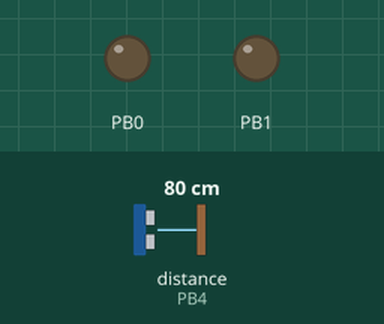
This sketch was run on a simulated ATtiny85, built with avr-gcc and run on an emulated ATtiny85. Parts: output pins drawn as LEDs (lit = HIGH). Wiring (inferred from the names in the program): ultrasonic range finder: trigger PB3; echo PB4. Dashed ring = blinking. The inputs (shaded band) are chosen by the test bench; at power-on: distance to the obstacle (sensor on PB4) 80 cm. The echo pulse lasts 58.3 µs per cm; pins used as bus, display or sensor lines are not drawn.

Above: at 2.7 s.
2.8 s: distance to the obstacle (sensor on PB4) set to 74 cm
4.3 s: distance to the obstacle (sensor on PB4) set to 65 cm
At 4.45 s:
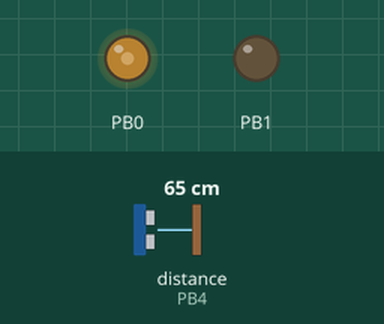
7.3 s: distance to the obstacle (sensor on PB4) set to 2 cm
At 7.69 s:
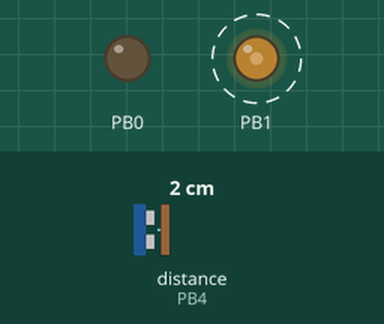
10.3 s: distance to the obstacle (sensor on PB4) set to 4 cm
At 10.5 s:
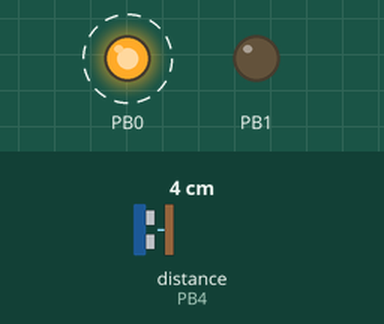
13.3 s: distance to the obstacle (sensor on PB4) set to 9 cm
At 13.51 s:
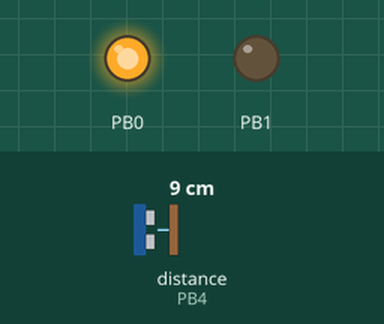
16.3 s: distance to the obstacle (sensor on PB4) set to 120 cm
At 17.3 s:
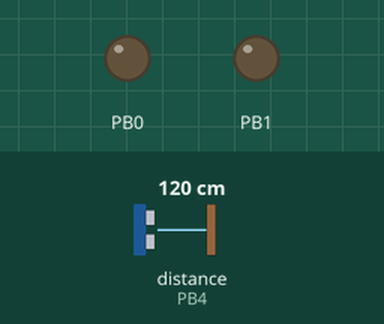
Timing chart, 0 to 18.8 s (numbered marks = the images above; inputs shaded):
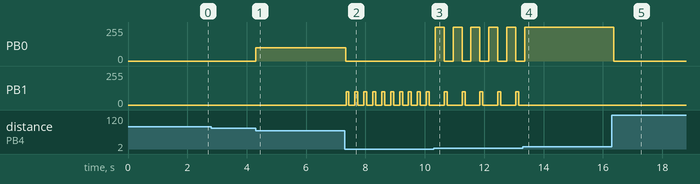

Measured:
- the behaviour switches between 71 and 70 cm on distance to the obstacle (sensor on PB4) (found by bisection; images 0 and 1)
- after the input at 2.8 s, every drawn part: stays the same
- after the input at 4.3 s, PB0: 0/255 → 100/255 at once
- after the input at 7.3 s, PB0: 100/255 → 0/255 at once; PB1: alternates 100/255 for 0.10 s and 0/255 for 0.20 s, starting after 0.05 s
- after the input at 10.3 s, PB0: alternates 255/255 for 0.30 s and 0/255 for 0.30 s, starting after 0.05 s; PB1: alternates 100/255 for 0.10 s and 0/255 for 0.50 s, starting after 0.35 s
- after the input at 13.3 s, PB0: goes on until 13.4 s, then stays 255/255; PB1: stops changing and stays 0/255
- after the input at 16.3 s, PB0: 255/255 → 0/255 after 0.07 s

The sketch:

Hapto_V2.ino
```cpp
// code written by group 10 APPL 110
// initial setup for variables
int timeInMicro;
int distanceInCm;
int trig = 3;
int echo = 4;

// setup code block for the HC-SR04 and ATtiny85 output pins
void setup() {
  pinMode(echo, INPUT);
  pinMode(trig, OUTPUT);
  pinMode(0, OUTPUT);
  pinMode(1, OUTPUT);
  delay(1500);
}
void loop() {

  // necessary code block for the ultrasonic sensor
  digitalWrite(trig, LOW);
  delayMicroseconds(2);
  digitalWrite(trig, HIGH);
  delayMicroseconds(10);
  digitalWrite(trig, LOW);

  // conversion to get distance in cm
  timeInMicro = pulseIn(echo, HIGH);
  distanceInCm = ((timeInMicro/29)/2);

  // switch case for distance to vibrate differently and make sounds depending val
  switch (distanceInCm){
    case 1 ... 3:
    analogWrite(1, 100);
    delay(100);
    analogWrite(1, 0);
    delay(200);
    break;
    case 4 ... 40:
    analogWrite(0, 255);
    delay(300);
    break;
    case 41 ... 50:
    analogWrite(0, 200);
    delay(300);
    break;
    case 51 ... 70:
    analogWrite(0, 100);
    delay(300);
    break;
    default:
    break;
  }

  // set the pins to zero
  analogWrite(0, 0);
  analogWrite(1, 0);
}
```
